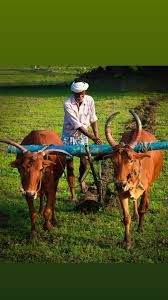
#> input picture famer.jpg, 168 x 300 px, found by its file name
$ python Template_matching.py
#> lines starting #> are read from the running program, lines starting #| are printed output that depends on the picture; after the words box and inside, x2 and y2 are one past the last pixel; in counts of white or black regions, pixels touching at a corner belong together
import cv2 as cv
import numpy as np
import matplotlib.pyplot as plt

imge=cv.imread("famer.jpg",1)
#> imge is the input picture: shape (300, 168, 3); mean B, G, R 30.5, 85.8, 79.7
img=cv.cvtColor(imge,cv.COLOR_BGR2GRAY)
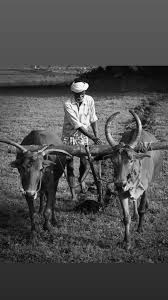
#> img: shape (300, 168); min 0, max 255, mean 77.7
temp=cv.imread("famer_animal.jpg",0)
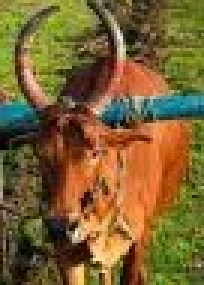
#> input picture famer_animal.jpg, 68 x 95 px, found by its file name (shown 3 times larger)
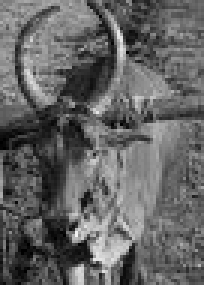
#> temp: shape (95, 68) (shown 3 times larger); min 0, max 244, mean 99.8
w,h=np.shape(temp)
#> w = 95; h = 68
print(w,h)
#| 95 68

res = cv.matchTemplate(img,temp,cv.TM_CCOEFF_NORMED)
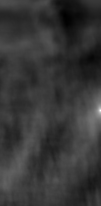
#> res: shape (206, 101) float32; min -0.255, max 0.996, mean 0.0177; drawn with min black and max white
tres=.9

loc = np.where(res >= tres)
#> loc = ([110], [100])

for pt in zip(*loc[::-1]):
    cv.rectangle(imge, pt, (pt[0] + w, pt[1] + h), (0,0,255), 2)
#> this loop made 1 pass
#> pt on pass 1: (100, 110)
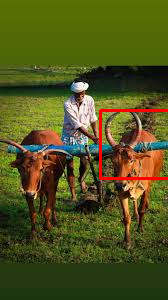
#> imge: shape (300, 168, 3); 1.2% of pixels changed, all inside (x1, y1, x2, y2) = (99, 109, 168, 180)

# [4 lines of commented-out code are left out]

cv.imshow('Detected',imge)
cv.waitKey(0)
cv.destroyAllWindows()
